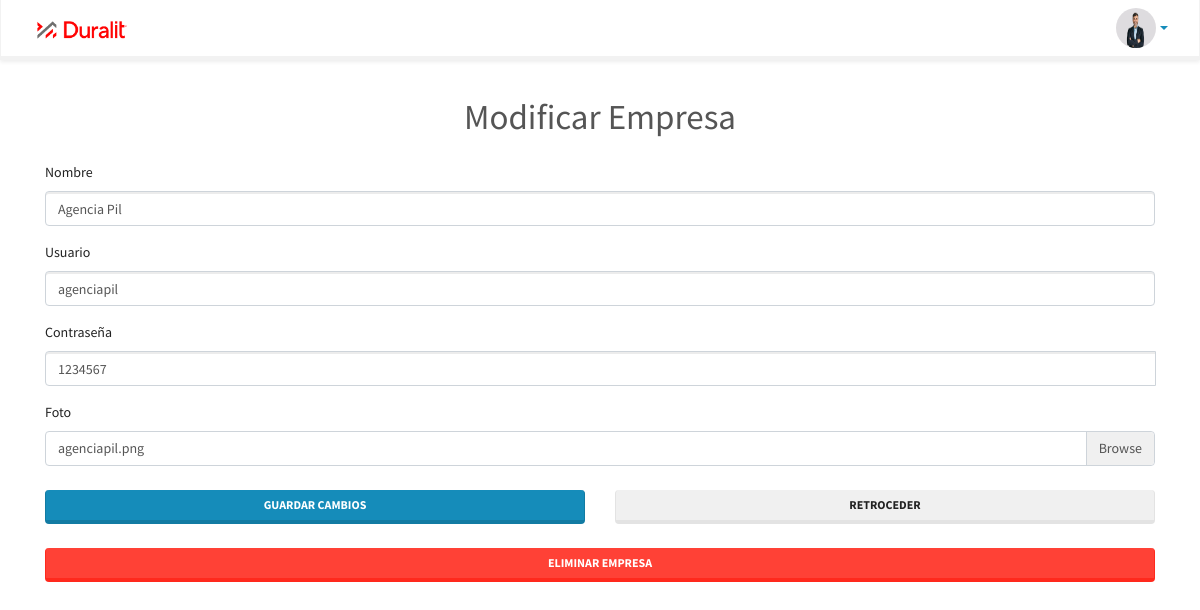
The app's page /VistaAdministrador/VistaAdminEmpresa/EditarEmpresa.php?id=12 (signed in) with its own data.
### tables this page shows
CREATE TABLE `empresa` (
  `Id_Empresa` int(11) NOT NULL,
  `Nombre` varchar(250) NOT NULL,
  `Usuario` varchar(250) NOT NULL,
  `Password` varchar(250) NOT NULL,
  `Foto` varchar(255) DEFAULT NULL
);

### Controlador/ControladorAdmin/Controlador_Cuenta/ControladorModificarEmpresa.php (called while the page is built, shortened)
<?php
function obtenerEmpresa($conexion, $id)
{
    $sql = $conexion->prepare("SELECT Id_Empresa, Nombre, Usuario, Password, Foto FROM empresa WHERE Id_Empresa = ?");
    $sql->bind_param("i", $id);
    $sql->execute();
    $sql->bind_result($idEmpresa, $nombre, $usuario, $password, $foto);
    $empresa = [];
    if ($sql->fetch()) {
        $empresa = [
            'Id_Empresa' => $idEmpresa,
            'Nombre' => $nombre,
            'Usuario' => $usuario,
            'Password' => $password,
            'Foto' => $foto
        ];
    }
    return $empresa;
}
if (isset($_GET['id'])) {
    $idEmpresa = intval($_GET['id']);
    $empresa = obtenerEmpresa($conexion, $idEmpresa);
} else {
    $_SESSION['error'] = "ID de empresa no proporcionado.";
    header("Location: Empresa.php");
    exit();
}
?>

### Conexion/conexion.php (called while the page is built, shortened)
<?php
$password = 'tucontraseña';
?>

### VistaAdministrador/VistaAdminEmpresa/EditarEmpresa.php (the view, shortened to what this page needs)
<!DOCTYPE html>
<html lang="en">
<head>
  <link rel="stylesheet" href="https://bootswatch.com/4/lumen/bootstrap.min.css">
  <link rel="stylesheet" href="https://cdnjs.cloudflare.com/ajax/libs/font-awesome/4.7.0/css/font-awesome.min.css">
</head>
<body>
<?php
include "../../Conexion/conexion.php";
include "../../Controlador/ControladorAdmin/Controlador_Cuenta/ControladorModificarEmpresa.php";
include "../../VistaSecciones/Topbar.php";
?>
<div class="container mt-5">
  <h1 class="text-center text-secondary">Modificar Empresa</h1>
  <form action="EditarEmpresa.php?id=<?= htmlspecialchars($empresa['Id_Empresa']) ?>" method="POST" enctype="multipart/form-data" class="mt-4">
    <div class="form-group">
      <label for="Nombre">Nombre</label>
      <input type="text" class="form-control" id="Nombre" name="Nombre" value="<?= htmlspecialchars($empresa['Nombre']) ?>" required>
    </div>
    <div class="form-group">
      <label for="Usuario">Usuario</label>
      <input type="text" class="form-control" id="Usuario" name="Usuario" value="<?= htmlspecialchars($empresa['Usuario']) ?>" required>
    </div>
    <div class="form-group">
      <label for="Password">Contraseña</label>
      <div class="input-group">
        <input type="text" class="form-control" id="Password" name="Password" value="<?= htmlspecialchars($empresa['Password']) ?>">
      </div>
    </div>
    <div class="form-group">
      <label for="Foto">Foto</label>
      <div class="custom-file">
        <label class="custom-file-label" for="Foto"><?= $empresa['Foto'] ? basename($empresa['Foto']) : 'Ningún archivo seleccionado' ?></label>
      </div>
    </div>
    <div class="text-center mt-4">
        <div class="row">
            <div class="col-6">
                <button type="submit" name="btnEditar" class="btn btn-primary w-100">Guardar Cambios</button>
            </div>
            <div class="col-6">
                <button type="button" class="btn btn-secondary w-100" onclick="history.back();">Retroceder</button>
            </div>
        </div>
    </div>
  </form>
  <div class="text-center mt-4">
    <a href="../../Controlador/ControladorAdmin/Controlador_Cuenta/ControladorEliminarEmpresa.php?id=<?= htmlspecialchars($empresa['Id_Empresa']) ?>"
      class="btn btn-danger w-100"
      onclick="return confirm('¿Estás seguro de que deseas eliminar esta empresa?');">
      Eliminar Empresa
    </a>
  </div>
</div>
</body>
</html>

### records on screen
empresa: Nombre "Agencia Pil", Usuario "agenciapil", Password "1234567", Foto "agenciapil.png"
